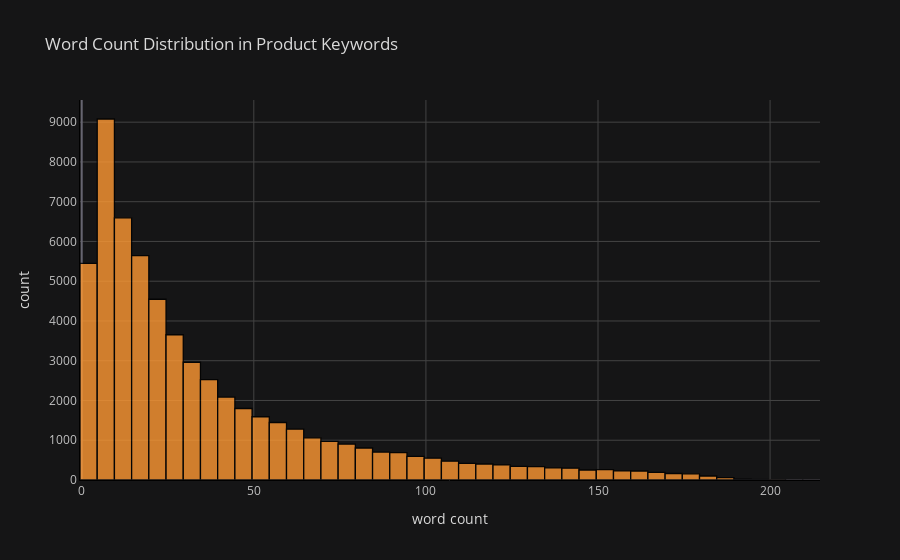

The notebook cell saved with this chart:
### Code cell
df['word_count'].iplot(
    kind='hist',
    bins = 50,
    linecolor='black',
    xTitle='word count',
    yTitle='count',
    title='Word Count Distribution in Product Keywords'
)

### Figure 1 — Plotly figure (JSON) as saved in the notebook; plotly's stock layout.template omitted (floating-point values rounded to 4 significant figures; data arrays with more than 128 entries replaced by an {"elided": "..."} marker saying what was removed)
{"data": [{"histfunc": "count", "histnorm": "", "marker": {"color": "rgba(255, 153, 51, 1.0)", "line": {"color": "#000000", "width": 1.3}}, "name": "word_count", "nbinsx": 50, "opacity": 0.8, "orientation": "v", "type": "histogram", "x": {"elided": "59561 int values"}}], "layout": {"barmode": "overlay", "legend": {"bgcolor": "#151516", "font": {"color": "#D9D9D9"}}, "paper_bgcolor": "#151516", "plot_bgcolor": "#151516", "title": {"font": {"color": "#D9D9D9"}, "text": "Word Count Distribution in Product Keywords"}, "xaxis": {"gridcolor": "#434343", "linecolor": "black", "showgrid": true, "tickfont": {"color": "#C2C2C2"}, "title": {"font": {"color": "#D9D9D9"}, "text": "word count"}, "zerolinecolor": "#666570"}, "yaxis": {"gridcolor": "#434343", "linecolor": "black", "showgrid": true, "tickfont": {"color": "#C2C2C2"}, "title": {"font": {"color": "#D9D9D9"}, "text": "count"}, "zerolinecolor": "#666570"}}}
